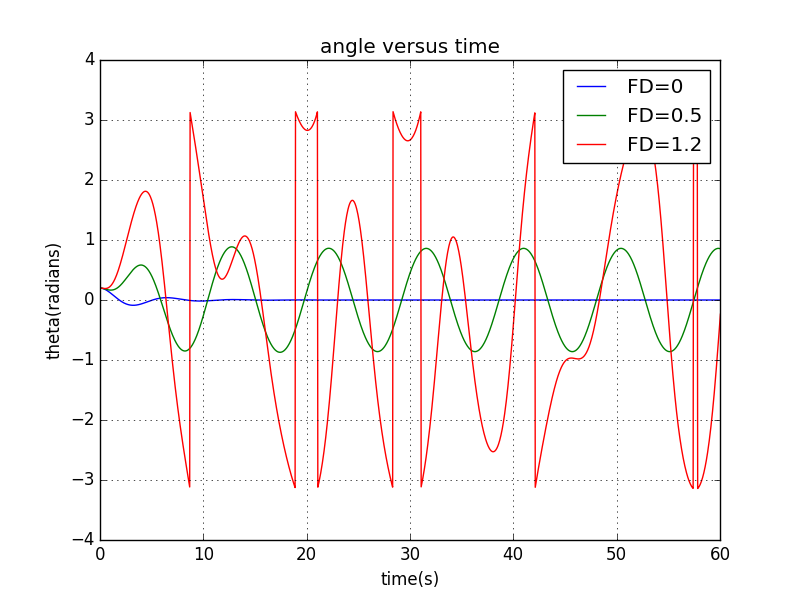

Python code for this plot:
from __future__ import division
from math import *
from pylab import *

# define a function that given amplitude of force, gives angle,avelo and t

def change_amp(F):
    
    # define some constants

    q = 0.5
    l = 9.8
    g = 9.8
    f = float(2/3)
    dt = 0.04
    theta0 = 0.2
    omega0 = 0
    angle = [theta0]
    avelo = [omega0]
    t = [0]

    # move the pendulum

    while t[-1] < 60:

        avelo_new = avelo[-1] - ((g/l)*sin(angle[-1]) + q*avelo[-1] - F*sin(f*t[-1]))*dt
        avelo.append(avelo_new)
        angle_new = angle[-1] + avelo[-1]*dt
        while angle_new > pi:
            angle_new -= 2*pi
        while angle_new < -pi:
            angle_new += 2*pi
        angle.append(angle_new)
        t_new = t[-1] + dt
        t.append(t_new)

    return angle,avelo,t

angle_0 = change_amp(0)[0]
avelo_0 = change_amp(0)[1]
t_0 = change_amp(0)[2]
angle_1 = change_amp(0.5)[0]
avelo_1 = change_amp(0.5)[1]
t_1 = change_amp(0.5)[2]
angle_2 = change_amp(1.2)[0]
avelo_2 = change_amp(1.2)[1]
t_2 = change_amp(1.2)[2]

plot(t_0,angle_0,label='FD=0')
plot(t_1,angle_1,label='FD=0.5')
plot(t_2,angle_2,label='FD=1.2')

legend(loc='upper right')
title('angle versus time')
xlabel('time(s)')
ylabel('theta(radians)')
xlim(0,60)
grid(True)



show()
